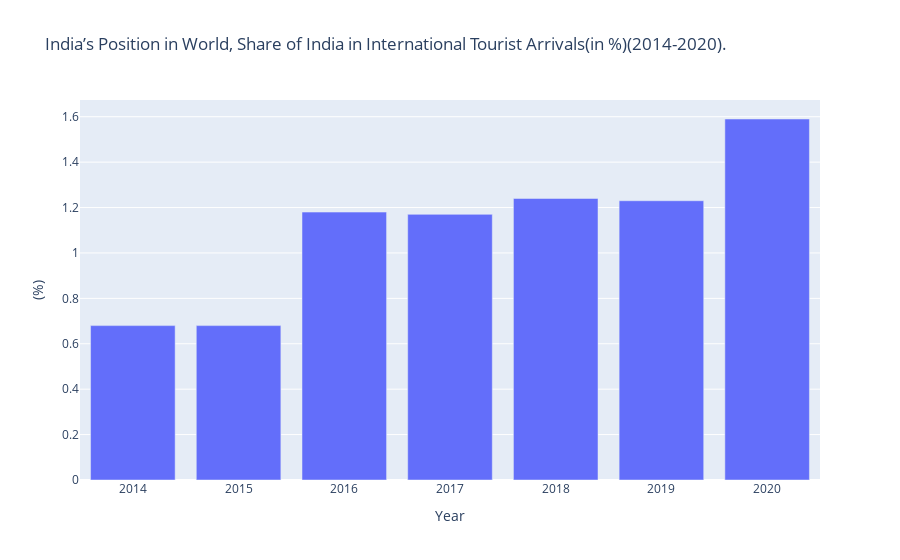

Notebook code for this chart:
### Markdown cell above
# the share of arrivals in India, with the arrivals in the rest of the world

### Code cell
fig = px.bar(data, x="year", y="ipwiita",labels={"year":"Year", "ipwiita": "(%)"}, 
            title="India’s Position in World, Share of India in International Tourist Arrivals(in %)(2014-2020).")
fig.show()

### Figure 1 — Plotly figure (JSON) as saved in the notebook; plotly's stock layout.template omitted (floating-point values rounded to 4 significant figures)
{"data": [{"alignmentgroup": "True", "hovertemplate": "Year=%{x}<br>(%)=%{y}<extra></extra>", "legendgroup": "", "marker": {"color": "#636efa", "pattern": {"shape": ""}}, "name": "", "offsetgroup": "", "orientation": "v", "showlegend": false, "textposition": "auto", "type": "bar", "x": [2014, 2015, 2016, 2017, 2018, 2019, 2020], "xaxis": "x", "y": [0.68, 0.68, 1.18, 1.17, 1.24, 1.23, 1.59], "yaxis": "y"}], "layout": {"barmode": "relative", "legend": {"tracegroupgap": 0}, "title": {"text": "India’s Position in World, Share of India in International Tourist Arrivals(in %)(2014-2020)."}, "xaxis": {"anchor": "y", "domain": [0, 1], "title": {"text": "Year"}}, "yaxis": {"anchor": "x", "domain": [0, 1], "title": {"text": "(%)"}}}}
